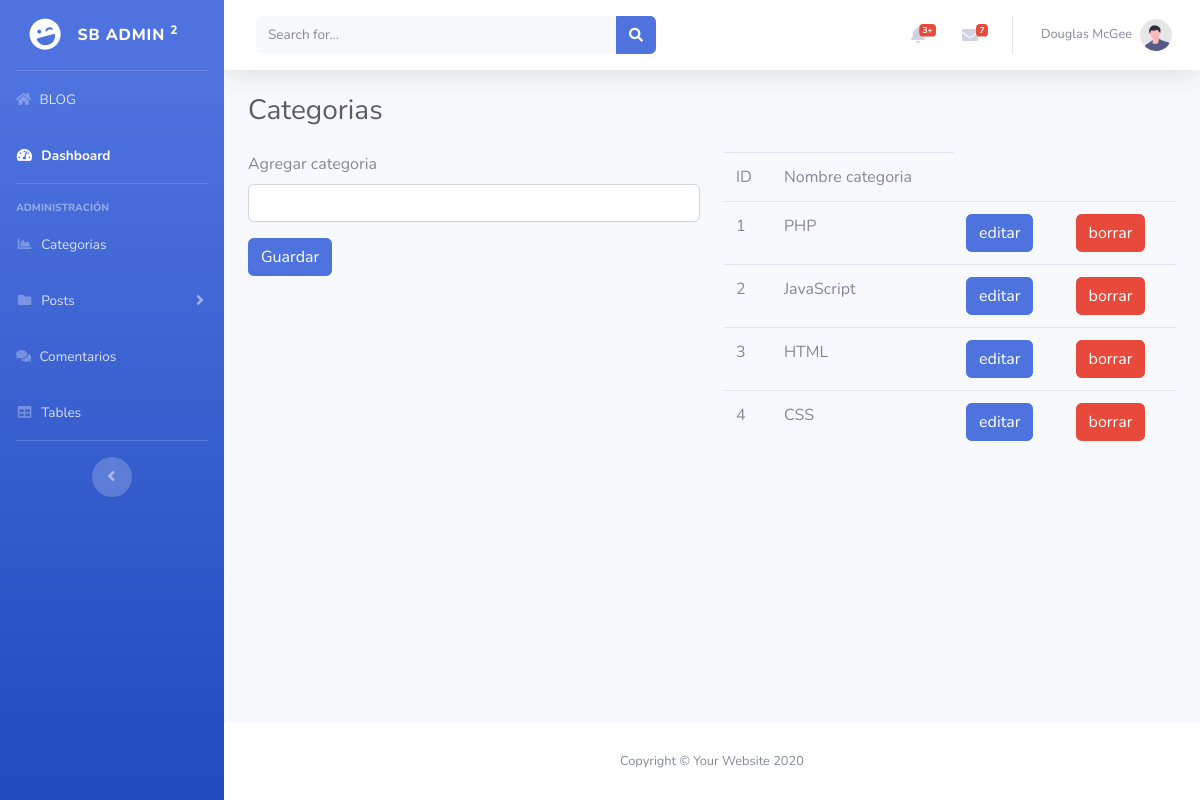
Page /admin/index.php?categorias (signed in) on the committed database.
### tables this page shows
CREATE TABLE `categorias` (
  `cat_id` int(10) UNSIGNED NOT NULL,
  `cat_nombre` varchar(20) NOT NULL
);

### recursos/funciones.php (the view, shortened to what this page needs)
<?php
    function f_query($sql){
        global $conexion;
        return mysqli_query($conexion,$sql);
    }
    function f_fetch_array($resultado){
        return mysqli_fetch_array($resultado);
    }
    function f_show_categorias(){
        $query = f_query("SELECT * FROM categorias");
        while($fila = f_fetch_array($query)){
            $categorias = <<<DELIMITADOR
                <tr>
                    <td>{$fila['cat_id']}</td>
                    <td>{$fila['cat_nombre']}</td>
                    <td>
                        <a href="index.php?categorias&edit={$fila['cat_id']}" class="btn btn-primary">editar</a>
                    </td>
                    <td>
                        <a href="index.php?categorias&delete={$fila['cat_id']}" class="btn btn-danger">borrar</a>
                    </td>
                </tr>
DELIMITADOR;
            echo $categorias;
        }
    }
?>

### rows in the picture
categorias: cat_id "1", cat_nombre "PHP"
categorias: cat_id "2", cat_nombre "JavaScript"
categorias: cat_id "3", cat_nombre "HTML"
categorias: cat_id "4", cat_nombre "CSS"
